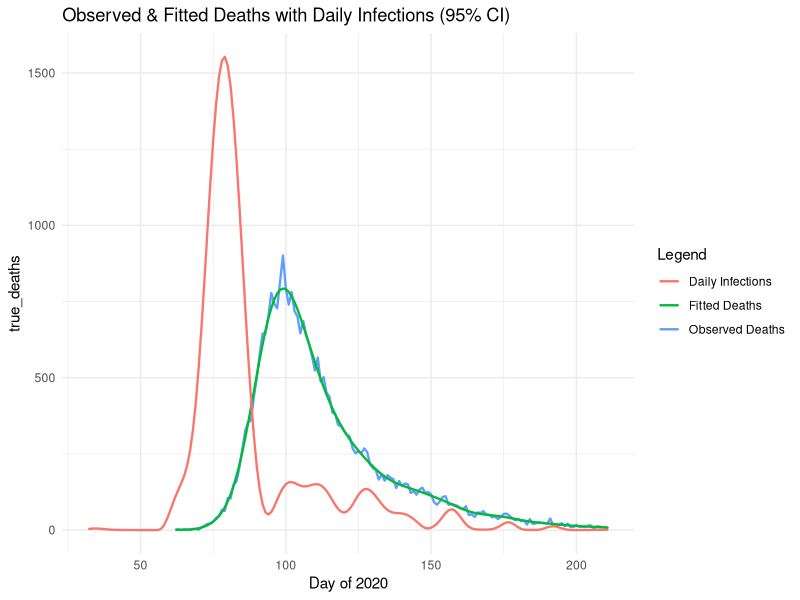
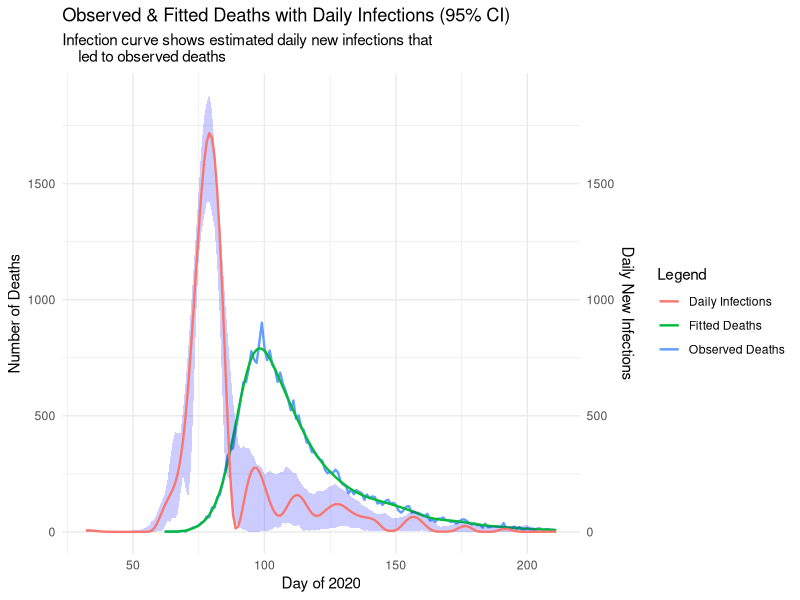

R code for these plots, in order:
# Jackson Cramer (s2274544), Maximillian McCourt (s2145762), Natalia Montalvo Cabornero (s1969053)

# Our group worked collaboratively on the development and optimisation of all exercises.
# Although tasks were divided among us, we maintained a balanced workload through 
# regular code reviews, debugging sessions, and problem-solving meetings.
# Jackson focused ---
# Max focused on ---
# Natalia focused on ---



# Link to github repo: https://github.com/mhmc0808/ESP_GroupWorks.git
# Note about github repo: Our group used the same repo for the other projects.
# The code for project 3 can be found in the GW3 folder, and is titled proj3.r

######### GENERAL DESCRIPTION #########

# This project implements a smooth deconvolution to estimate the daily COVID-19 
# infections from observed death data. The model reconstructs the infection 
# trajectory by deconvolving death counts with a delay distribution from infection
# to death. 

#install.packages("ggplot2")


#setwd("C:/Users/Max McCourt/OneDrive/Documents/Master's Year/Semester 1/ESP/Group Works/GW3")
library(splines)
library(ggplot2)
data <- read.table("engcov.txt")



set.seed(3)  # remove

######### MODEL SET UP ##########

# Define the matrices and components of the deconvolution model, the function 
# evaluate_matrices() creates: B-spline basis matrix, Convolution matrix (X)  
# that maps infections to deaths via delay distribution and Penalty matrix (S) 
# for smoothing. 

evaluate_matrices <- function(data, k = 80, edur = 3.151, sdur = 0.469, lower_bound, 
                              upper_bound, f_seq) {
  
  # Inputs;
  #   k - number of B-spline basis functions
  #   edur - log(mean) time from infection to death
  #   sdur - log(standard deviation) time from infection to death
  
  # Create penalty matrix S
  S <- crossprod(diff(diag(k), diff=2))
  
  # Create the k+4 knots for B-splines
  # Sequence of k+4 evenly spaced knots
  middle_seq_length <- k-2
  middle_seq <- seq(lower_bound, upper_bound, length.out = middle_seq_length)
  
  # Step size for handling remaining knots
  step <- middle_seq[2] - middle_seq[1]
  
  # Knots sequence
  knots <- c(
    seq(to = min(middle_seq) - step, by = step, length.out = 3),  # 3 knots below
    middle_seq,                                                   # middle sequence
    seq(from = max(middle_seq) + step, by = step, length.out = 3) # 3 knots above
  )
  
  # Create X_tilde: B-spline basis matrix for infection function f(t)
  X_tilde <- splineDesign(knots, f_seq)
  
  # Delay distribution from infection to death (pd)
  d <- 1:k
  pd <- dlnorm(d, edur, sdur)
  pd <- pd / sum(pd)      # normalise the sum to 1
  
  n <- length(data$date)  # number of death days
  m <- length(pd)         # maximum of days to consider    
  r <- nrow(X_tilde)      # number of infection days
  
  # Build weight matrix W for convolution
  # W[i, t] = pd[30 + i - t] if in valid range, 0 otherwise
  W <- matrix(0, n, r)
  
  for (i in 1:n) {
    idxs <- (30 + i - (1:m))              # indices for 30 day lag
    valid <- which(idxs > 0 & idxs <= r)  # keep indices in valid range
    # take i-th row of W at valid indexes to be pd of valid index
    W[i, idxs[valid]] <- pd[1:length(valid)]
  }
  
  # Convolution matrix X maps infections to expected deaths
  X <- W %*% X_tilde
  
  return(list(X_tilde=X_tilde,S=S,X=X))
}

## --- Generate model matrices --- ##

# Days of infection, extending the sequence 30 days before the first observed death
lower_bound <- min(data$julian) - 30
upper_bound <- max(data$julian)
f_seq <- seq(lower_bound, upper_bound, by=1)

model_matrices <- evaluate_matrices(data,lower_bound=lower_bound, 
                                    upper_bound=upper_bound, f_seq=f_seq)
X <- model_matrices$X
X_tilde <- model_matrices$X_tilde
S <- model_matrices$S



######### PENALISED NEGATIVE LOG-LIKELIHOOD FUNCTIONS ##########

# We are going to fit the model using a penalised Poisson likelihood with a 
# positive constraint

## --- Penalised negative log-likelihood --- ##
pnll <- function(y, gamma, X, S, lambda) {
  
  # Inputs:
  #   y - vector of observed deaths
  #   gamma - vector of transformed parameters: beta = exp(gamma) to ensure 
  #           positive coefficients for the B-spline basis
  #   X - convolution matrix
  #   S - penalty matrix
  #   lambda - smoothing parameter

  B <- exp(gamma)               # transformation of coefficients
  mu <- X %*% B                 # expected deaths                                # MAX: Is pmax() a safety net in case X %*% B has negative results? I checked our values and this should be impossible given properties of X and B, so maybe we should get rid of it? May look like we don't understand our variables (or like ChatGPT wrote it)
  
  # Smoothing penalty term
  penalty <- 1/2*lambda * sum(B * (S %*% B))     # OPTIMISED VERSION
  
  # Poisson log likelihood 
  ll_pois <- sum(y*log(mu) - mu)                                                 # MAX: INSTRUCTIONS SAY WE CAN DROP LFACTORIAL HERE AS PARAMETER IS INDEPENDENT OF IT (says in footer page 2)
  
  # Penalised negative log likelihood
  pnll <- -ll_pois + penalty
  return(pnll)
}

## --- Gradient of penalized negative log-likelihood --- ##
pnll_grad <- function(y, gamma, X, S, lambda){
  
  # Inputs:
  #   y - vector of observed deaths
  #   gamma - vector of transformed parameters: beta = exp(gamma) to ensure 
  #           positive coefficients for the B-spline basis
  #   X - convolution matrix
  #   S - penalty matrix
  #   lambda - smoothing parameter
  
  B <- exp(gamma)                     # transform to original scale
  mu <- X %*% B                       # expected deaths                          # MAX: Is pmax() a safety net in case X %*% B has negative results? I checked our values and this should be impossible given properties of X and B, so maybe we should get rid of it? May look like we don't understand our variables (or like ChatGPT wrote it)
  
  # Gradient of log-likelihood: dl/dgamma = colsums of diag(y_i/mu_i - 1)*X*diag(B)
  F_value <- diag(as.vector(y/mu - 1)) %*% X %*% diag(B)            
  ll_pois_grad <- colSums(F_value)
  
  # Smoothness penalty gradient
  penalty_grad <- lambda * (S %*% B) * B    # OPTIMISED
  
  # Derivative of penalised negative log likelihood
  pnll_grad <- - ll_pois_grad + penalty_grad
  
  return(pnll_grad)
}


## --- Test functions --- ##
y <- data$deaths
lambda <- 5e-5                                                                   # MAX: Changed 5*10^-5 to 5e-5 for consistency and ease of reading
k <- 80
gamma <- rep(0,k)
pnll(y, gamma, X, S, lambda)
pnll_grad(y, gamma, X, S, lambda)


## --- Gradient validation uing finite differences--- ##

th0 <- gamma                   # test paramater vector
fd <- numeric(length(th0))     # vector to store the approximation

# Penalised negative log-likelihood at th0
nll0 <- pnll(y = y, gamma = th0, X = X, S = S, lambda = lambda) 

eps <- 1e-7                    # perturbation size

# Loop over each parameter
for (i in 1:length(th0)) { 
  th1 <- th0
  th1[i] <- th1[i] + eps
  # Pnll at that perturbed parameter
  nll1 <- pnll(y = y, gamma = th1, X = X, S = S, lambda = lambda)
  # Approximate the partial derivative with the finite difference
  fd[i] <- (nll1 - nll0) / eps
}

# Find analytic gradient at th0
grad_test <- pnll_grad(y = y, gamma = th0, X = X, S = S, lambda = lambda)

# Finite-difference vs analytic gradient
cbind(fd, grad_test) 

# Maximum absolute difference 
max_diff <- max(abs(grad_test-fd)) 
print(paste("Maximum gradient difference:", round(max_diff,8)))
#  0.00027709



######### INITIAL MODEL FITTING ##########

# Fit model using BFGS with initial lambda for sanity check.
# This provides a preliminary fit to verify the model is working correctly
# before proceeding with smoothing parameter selection.


fit <- optim(par = gamma,         # initial parameter values                     # MAX (OTHER NOTES): Chat says this could be a little better with "control = list(maxit = 1000, reltol = 1e-8)" arguments
             fn = pnll,           # penalized negative log-likelihood
             gr = pnll_grad,      # gradient function for efficient optimization
             y = y,               # observed death counts
             X = X,               # convolution matrix
             S = S,               # penalty matrix
             lambda = lambda,     # initial smoothing parameter
             method = "BFGS")     # Optimization method 

# Extract estimated parameters after optimization
gamma_hat <- fit$par
B_hat <- exp(gamma_hat)           # transform to original scale

# Compute fitted deaths and fitted infections
fitted_deaths <- as.vector(X %*% B_hat)
fitted_infections <- as.vector(X_tilde %*% B_hat)


# Compare with actual data
true_deaths <- data$deaths        # actual deaths from data set
day_of_2020 <- data$julian

# Create data frame for plotting
plot_df <- data.frame(
  day = day_of_2020,
  true_deaths = true_deaths,
  fitted_deaths = fitted_deaths)

# Comparison plot: observed vs fitted deaths
initial_plot <- ggplot() +
  # True deaths
  geom_line(aes(x = day_of_2020, y = true_deaths, color = "Observed Deaths"), linewidth = 0.8) +
  # Fitted deaths
  geom_line(aes(x = day_of_2020, y = fitted_deaths, color = "Fitted Deaths"), linewidth = 0.8) +
  geom_line(aes(x = f_seq, y = fitted_infections, color = "Daily Infections"), linewidth = 0.8) +
  # Secondary axis
  #scale_y_continuous(
  #  name = "Number of Deaths",
  #  sec.axis = sec_axis(~ ., name = "Daily New Infections")
  #) +
  labs(
    x = "Day of 2020",
    color = "Legend",
    title = "Observed & Fitted Deaths with Daily Infections (95% CI)"
  ) +
  theme_minimal()
  
initial_plot

######### SMOOTHING PARAMETER SELECTION ##########

n <- length(y)                       # number of observations

# Function to compute the Poisson log-likelihood for BIC calculation
ll <- function(y, beta_hat, X) {
  
  # Inputs:
  #   y - vector of observed death counts
  #   beta_hat - vector of estimated B-spline coefficients
  #   X - convolution design matrix
                                                                                 # MAX: WE DONT DROP LFACTORIAL(y) HERE AS ITS USED DIRECTLY IN GRIDSEARCH FOR DETERMINE VALUE
 
  # Expected deaths under current parameters
  mu <- X %*% beta_hat
  
  # Poisson log likelihood 
  ll_pois <- sum(y*log(mu) - mu - lfactorial(y))
  return(ll_pois)
}

# Define sequence of lambda values to test
log_lambda_seq <- seq(-13,-7,length=50)
lambda_seq <- exp(log_lambda_seq)    # transform to original scale

BIC <- numeric(length(lambda_seq))   # initialize BIC storage vector

Xt <- t(X)  # transpose of X to save some time in the loop

gamma_hat <- gamma
# Grid search over lambda values to find optimal smoothing parameter
for (i in seq_along(lambda_seq)){                                                # MAX: Changed seq() to seq_along() to make more robust (avoid seq taking from 1 to first element of lamdba_seq)
  
  # Current lambda value
  lambda <- lambda_seq[i]
  
  # Fit model with current lambda using BFGS optimization
  fit <- optim(par = gamma_hat,       # initial parameter values                 # MAX: Chat says we could use gamma_hat here instead to speed up grid search. If this is correct, we can save 10s of runtime!
               fn = pnll,             # penalized negative log-likelihood
               gr = pnll_grad,        # gradient function
               y = y,                 # observed death counts
               X = X,                 # convolution matrix
               S = S,                 # penalty matrix
               lambda = lambda,       # initial smoothing parameter
               method = "BFGS")       # Optimization method
            
  # Extract estimated parameters
  gamma_hat <- fit$par            # transform to original scale
  beta_par <- exp(gamma_hat)
  mu_hat <- as.vector(X %*% beta_par)
  
  # Weight vector
  w <- as.vector(y/(mu_hat^2)) # n vector 
  
  # Compute Hessian matrices:
  # H0: Hessian of log-likelihood (without penalty)
  H0 <- crossprod(X * sqrt(w))                                                   # MAX: Supposedly more efficient and saves memory when using crossprod instead (saves 0.6s over the entire gridsearch)
  
  #  H_lambda: Full Hessian (log-likelihood + penalty)
  H_lambda <- H0 + lambda * S
  
  ## Effective Degrees of Freedom (EDF) calculation
  R <- chol(H_lambda)
  H_invH0 <- backsolve(R, backsolve(R, H0, transpose = TRUE))
  EDF <- sum(diag(H_invH0))
  
  # Bayesian Information Criterion (BIC) calculation
  BIC[i] <- -2*ll(y, beta_par, X) + log(n)*EDF
}



# Find optimal lambda that minimizes BIC
BIC_min <- min(BIC)
BIC_min                                                                          # MAX: When I do it with gamma_hat, BIC changes from 1203 to 1199... so better? Is this okay? 
lambda_bic <- lambda_seq[which.min(BIC)]
lambda_bic <- 6.969175e-05




######### BOOTSTRAP UNCERTAINTY QUANTIFICATION #########
# For bootstrap resamples, each observation contributes proportionally to the
# weights of the Pnll and its gradient, so we need to modify both

# Weighted version of penalized negative log-likelihood for bootstrap
pnll_w <- function(y, gamma, X, S, lambda, w) {
  
  # Inputs:
  #   y - vector of observed deaths
  #   gamma - vector of transformed parameters: beta = exp(gamma) to ensure 
  #           positive coefficients for the B-spline basis
  #   X - convolution matrix
  #   S - penalty matrix
  #   lambda - smoothing parameter
  #   w - vector of bootstrap weights 
  
  B <- exp(gamma)               # transformation of coefficients
  mu <- X %*% B                 # expected deaths, avoiding zero                 # MAX: Is this a safety net in case X %*% B has negative results? I checked our values and this should be impossible given properties of X and B, so maybe we should get rid of it? May look like we don't understand our variables (or like ChatGPT wrote it)
  
  # Smoothing penalty term
  penalty <- 1/2*lambda* sum(B*(S %*% B))   # OPTIMISED VERSION

  # Weighted Poisson log-likelihood
  ll_pois <- sum(w * (y*log(mu) - mu))                                            # MAX: INSTRUCTIONS SAY WE CAN DROP LFACTORIAL HERE AS PARAMETER IS INDEPENDENT OF IT (says in footer page 2)
  
  # Penalized negative log-likelihood with weights
  pnll <- -ll_pois + penalty
  return(pnll)
}


# Weighted version of gradient function for bootstrap
pnll_grad_w <- function(y, gamma, X, S, lambda, w){
  
  # Inputs:
  #   y - vector of observed deaths
  #   gamma - vector of transformed parameters: beta = exp(gamma) to ensure 
  #           positive coefficients for the B-spline basis
  #   X - convolution matrix
  #   S - penalty matrix
  #   lambda - smoothing parameter
  #   w - vector of bootstrap weights 
  
  B <- exp(gamma)               # transform to original scale
  mu <- X %*% B                 # expected deaths                                # MAX: Is this a safety net in case X %*% B has negative results? I checked our values and this should be impossible given properties of X and B, so maybe we should get rid of it? May look like we don't understand our variables (or like ChatGPT wrote it)

  # Gradient of the weighted log-likelihood
  F_value <- diag(as.vector(w * (y/mu - 1))) %*% X %*% diag(B) 
  ll_pois_grad <- colSums(F_value)
  
  # Gradient of penalty
  penalty_grad <- lambda * (S %*% B) * B   # OPTIMISED VERSION
  
  # Penalised negative log likelihood
  pnll_grad <- -ll_pois_grad + penalty_grad
  return(pnll_grad)
}


# -- Bootstrap resampling and refitting


# Number of bootstrap replicates for uncertainty estimation
n_bootstrap <- 200

# Initialise empty matrix to store bootstrap replicates
#   Each column represents a different bootstrap sample
#   Each row represents f(t) at a specific time point across all bootstrap samples
f_hat_boot <- matrix(0, nrow = nrow(X_tilde), ncol = n_bootstrap)


set.seed(123) # seed to ensure bootstrapping reproducibility

for (b in 1:n_bootstrap) {
  
  # Generate bootstrap weights 
  wb <- tabulate(sample(n, replace = TRUE), n)
  
  # Fit penalized model using bootstrap weights
  fit_b <- optim(par = gamma,          # initial parameter values                # MAX: I guess if we're using gamma_hat as starting point for red line, it makes sense to use it here too?
               fn = pnll_w,            # weighted penalized negative log-likelihood
               gr = pnll_grad_w,       # gradient function for efficient optimization
               y = y,                  # observed death counts
               X = X,                  # convolution matrix
               S = S,                  # penalty matrix
               lambda = lambda_bic,    # initial smoothing parameter
               method = "BFGS",        # Quasi-Newton optimization method with gradient
               w = wb)                 # weights for this iteration

  # Extract fitted parameters from bootstrap sample
  gamma_b <- fit_b$par
  B_b <- exp(gamma_b)     # transform to original scale
  
  # Compute infection rate estimate for this bootstrap sample
  f_hat_boot[, b] <- X_tilde %*% B_b
}

f_hat_boot


######### FINAL VISUALIZATION AND RESULTS #########

## --- Summary statistics from the bootstrap distribution --- ##

# 95% Confidence intervals from bootstrap samples
f_hat_int <- apply(f_hat_boot, 1, quantile, probs = c(0.025, 0.975)) # 2.5% and 97.5% quantile                 # MAX: COMPILED LOWER AND UPPER BOUND INTO ONE CALL OF APPLY

# Re-fit infections with the optimal lambda selected using BIC
fit <- optim(par = gamma,            # initial parameter values                  #MAX: Changed such that the gamma is initialised as optimised gamma hat from Q3 (still not sure about it)
             fn = pnll,              # weighted penalized negative log-likelihood
             gr = pnll_grad,         # gradient function for efficient optimization
             y = y,                  # observed death counts
             X = X,                  # convolution matrix
             S = S,                  # penalty matrix
             lambda = lambda_bic,    # initial smoothing parameter
             method = "BFGS")        # Optimization method 

# Optimised parameters
gamma_hat <- fit$par
B_hat <- exp(gamma_hat)   # transform to original scale

fitted_deaths <- as.vector(X %*% B_hat)                                          # MAX: ADDED THIS LINE IN. DON'T WE WANT TO RECOMPUTE FITTED_DEATHS NOW WITH LAMBDA BIC?
# Fitted infection curve using the optimised parameters
fitted_infections_optimized <- as.vector(X_tilde %*% B_hat)

## --- Final plot showing --- ##
#   Observed death data
#   Model with fitted deaths
#   Estimated infection curve

final_plot <- ggplot() +
  # True deaths
  geom_line(aes(x = day_of_2020, y = true_deaths, color = "Observed Deaths"), size = 0.8) +
  # Fitted deaths
  geom_line(aes(x = day_of_2020, y = fitted_deaths, color = "Fitted Deaths"), size = 0.8) +
  # Daily infection rate with 95% CI
  geom_ribbon(aes(x = f_seq, ymin = f_hat_int[1,], ymax = f_hat_int[2,]), fill = "blue", alpha = 0.2) +
  geom_line(aes(x = f_seq, y = fitted_infections_optimized, color = "Daily Infections"), size = 0.8) +
  # Secondary axis: rescale infections to match the main axis numerically
  scale_y_continuous(
    name = "Number of Deaths",
    sec.axis = sec_axis(~ ., name = "Daily New Infections")
  ) +
  labs(
    x = "Day of 2020",
    color = "Legend",
    title = "Observed & Fitted Deaths with Daily Infections (95% CI)",
    subtitle = "Infection curve shows estimated daily new infections that 
    led to observed deaths"
  ) +
  theme_minimal()

final_plot  # display final plot

# Interpretation:
# A we can see in the graph the close match between the observed and fitted deaths 
# demonstrates that our model successfully finds the mortality parameter in our data, 
# providing confidence in the model to reconstruct infection dinamics.
#
# The blue infection curve shows the estimated daily new infections that resulted in
# the observed deaths. We can clearly see the infection waves, showing when transmission
# was increasing or decreasing, like a big increase around day 75 and a big 
# decrease around day 85.
#
# The blue shaded region represents the 95% confidence interval around the infection
# estimates, derived from 200 bootstrap replicates. Wider intervals indicate greater
# uncertainty, particularly at the boundaries where data was limited.
# 
# The approximately 30-day horizontal shift that we assumed when creating the model
# between infection peaks and corresponding death peaks visually confirms the 
# lognormal delay distribution used in the model.
#
# The overall visualization demonstrates successful deconvolution, we have effectively
# recovered the unobserved infection trajectory from the observed death data using
# the known delay distribution and smoothness assumptions.


# Natalia's notes:
# - added a description for the project
# - added comments and descriptions for all the functions
# - added interpretation of final plot
# - changed some of the matrices multiplications for optimization
# - changed EFD calculation to chol decomp for a faster approach maybe? -- not sure if actually makes a difference
# - added some sanity checks so some our values cannot be zero to avoid crashes
# - we need to think/ask tutors how are we presenting the report because
#   actually the first 3 exercises are just steps for alter building the model with
#   the weights and the right lambda
# - changed last plot --> error when running jackson's plots
# - need to check if we can optimize lambda loop and bootstrap loop 


# My code runs in ~ 40 secs
